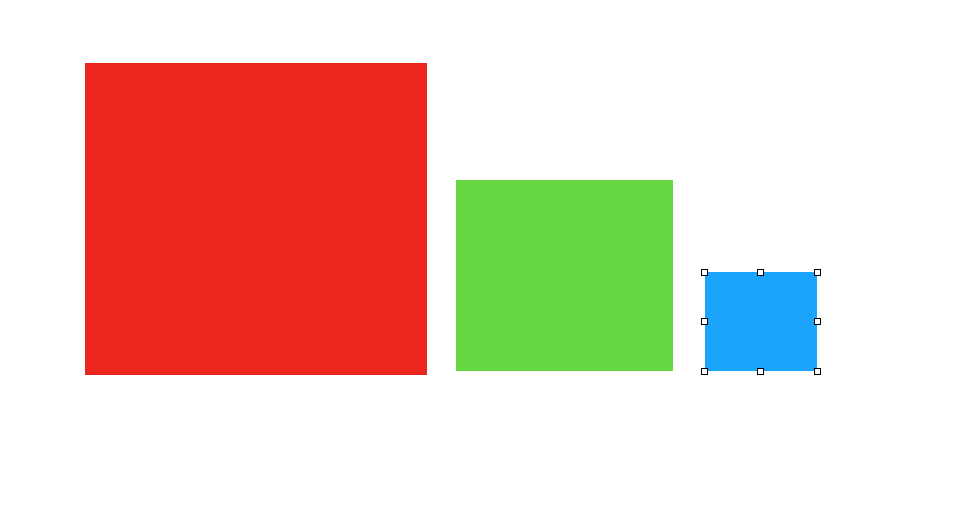
#> input picture InternationalDays_ImageProcessing/InternationalDays_ImageProcessing/imgcolor.png, 954 x 506 px
$ python histogramcolorimage2.py
#> lines starting #> are read from the running program, lines starting #| are printed output that depends on the picture
import cv2
from matplotlib import pyplot as plt
image = cv2.imread('imgcolor.png')
#> image is the input picture: shape (506, 954, 3); mean B, G, R 189.2, 201.4, 232.1
color = ('Blue','Green','Red')
histb = cv2.calcHist([image],[0],None,[256],[0,256]) # extract hist of b
#> histb = 256 values, max 323426 at index 255, min 0 at index 1, mean 1885.6
histg = cv2.calcHist([image],[1],None,[256],[0,256]) # extract hist of g
#> histg has the same summary as histb
histr = cv2.calcHist([image],[2],None,[256],[0,256]) # extract hist of r
#> histr has the same summary as histb
plt.subplot(3,1,1) # use subplot
plt.plot(histb,color = 'Blue')
plt.title('Blue histogram')
plt.subplot(3,1,2)
plt.plot(histg,color = 'Green')
plt.title('Green histogram')
plt.subplot(3,1,3)
plt.plot(histr,color = 'Red')
plt.title('Red histogram')
plt.suptitle('Loaded image histogram')
plt.show()
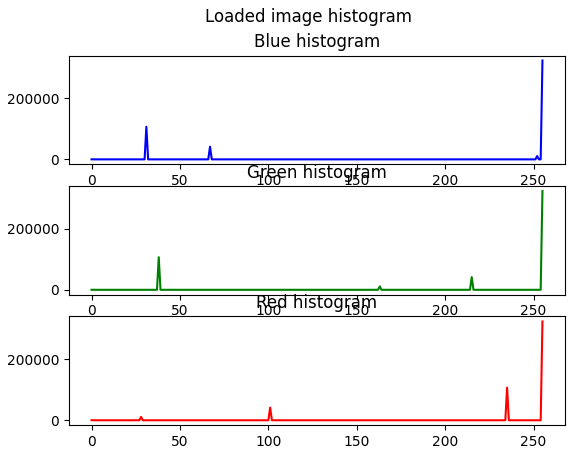
#> figure drawn by matplotlib, 3 panels; panel 1: curve peaks at x = 255, y = 323426; panel 2: curve peaks at x = 255, y = 323426; panel 3: curve peaks at x = 255, y = 323426
cv2.imshow('Loaded image',image)
cv2.waitKey(0)

$ run again, with InternationalDays_ImageProcessing/InternationalDays_ImageProcessing/color.png copied over InternationalDays_ImageProcessing/InternationalDays_ImageProcessing/imgcolor.png
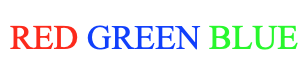
#> input picture InternationalDays_ImageProcessing/InternationalDays_ImageProcessing/color.png, 306 x 76 px
#> image is the input picture: shape (76, 306, 3); mean B, G, R 241.9, 241.2, 238.5
#> histb = 256 values, max 20213 at index 255, min 0 at index 0, mean 90.84
#> histg = 256 values, max 20124 at index 255, min 0 at index 0, mean 90.84
#> histr = 256 values, max 20209 at index 255, min 0 at index 0, mean 90.84
#> `plt.show()`:
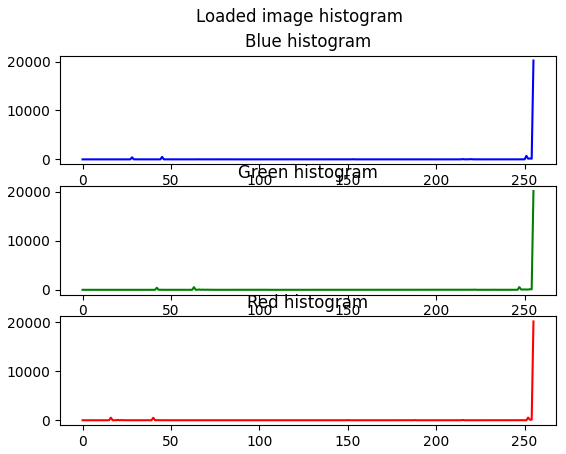
#> figure drawn by matplotlib, 3 panels; panel 1: curve peaks at x = 255, y = 20213; panel 2: curve peaks at x = 255, y = 20124; panel 3: curve peaks at x = 255, y = 20209
